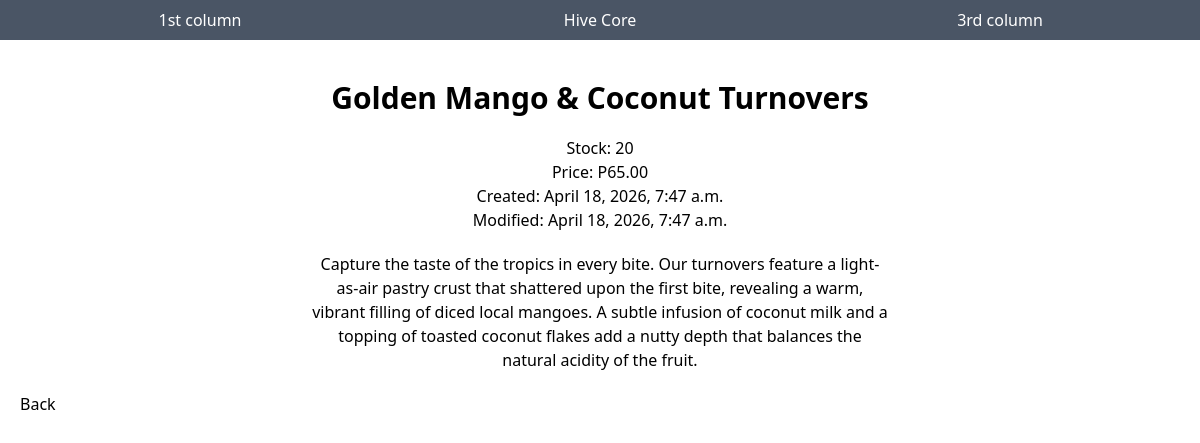
Page /products/01c53d53-c10d-492e-9c83-0ad97346ac48/ on the committed database.
### products/models.py (models this page shows, shortened)
class Product(models.Model):
    id = models.UUIDField(primary_key=True, default=uuid.uuid4, editable=False)
    name = models.CharField(max_length=50)
    stock = models.IntegerField()
    price = models.DecimalField(max_digits=6, decimal_places=2)
    short_description = models.CharField(max_length=255, blank=True)
    full_description = models.TextField(blank=True)
    created_at = models.DateTimeField(auto_now_add=True)
    updated_at = models.DateTimeField(auto_now=True)
    class Meta:
        indexes = [
            models.Index(fields=["name"], name="name_idx"),
        ]

### products/views.py (the view)
# urls.py: path("<uuid:pk>/", ProductDetailView.as_view(), name="product_detail"),
class ProductDetailView(DetailView):
    model = Product
    context_object_name = "product"
    template_name = "products/product_detail.html"

### templates/products/product_detail.html
{% extends "_base.html" %}
{% block content %}
    <div class="flex justify-center">
        <div class="product-card w-1/2 text-center ">
            <h1 class="my-5 text-3xl font-bold ">{{ product.name }}</h1>
            <p>Stock: {{ product.stock }}</p>
            <p>Price: P{{ product.price }}</p>
            <p>Created: {{ product.created_at }}</p>
            <p>Modified: {{ product.updated_at }}</p>
            <p class="my-5">{{ product.full_description }}</p>
        </div>
    </div>
<a href="{% url 'product_list' %}">Back</a>
{% endblock %}

### rows in the picture
Product: name "Golden Mango & Coconut Turnovers", stock "20", price "65.00", created_at "April 18, 2026, 7:47 a.m.", updated_at "April 18, 2026, 7:47 a.m.", full_description "Capture the taste of the tropics in every bite. Our turnovers feature a light-as-air pastry crust that shattered upon the first bite, revealing a warm, vibrant filling of diced local mangoes. A subtle infusion of coconut milk and a topping of toasted coconut flakes add a nutty depth that balances the natural acidity of the fruit."
